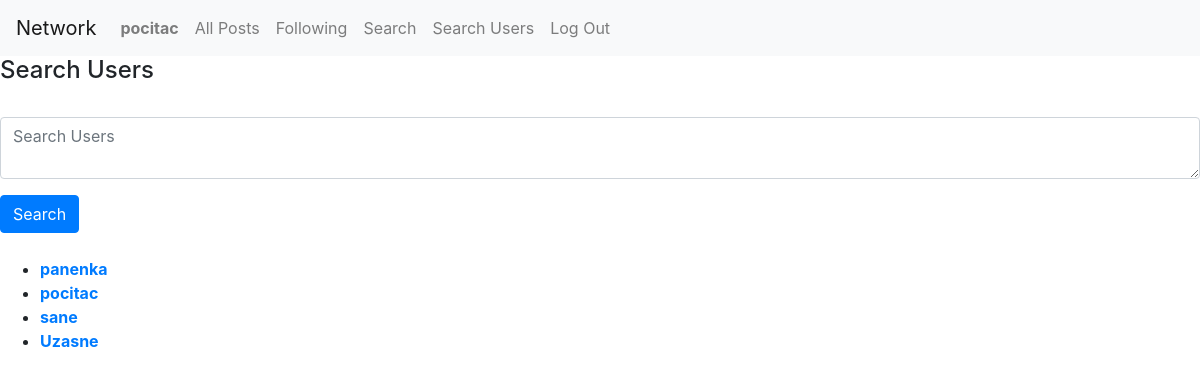
Page /users_page (signed in) on the earlier database version.
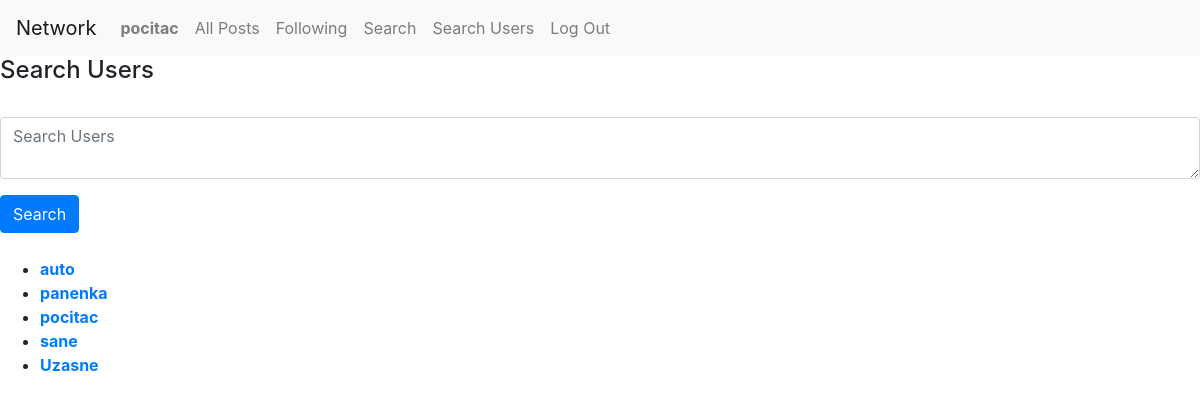
Same page on the later database version.
### network/models.py (models this page shows)
class User(AbstractUser):
    followers = models.ManyToManyField("self", symmetrical=False)

### network/views.py (the view)
# urls.py: path("users_page", views.users_page, name='users_page')
def users_page(request):
    query = request.GET.get('new_search', '')
    if query:
        users = User.objects.filter(username__icontains=query).annotate(
            lower_username=Lower('username')
        ).order_by('lower_username')
    else:
        users = User.objects.all().annotate(
            lower_username=Lower('username')
        ).order_by('lower_username')
    return render(request, 'network/users_page.html', {'users': users, 'query': query})

### network/templates/network/users_page.html
{% extends "network/layout.html" %}
{% block body %}
<h4 id="search">Search Users</h4>
<br>
<form action="{% url 'users_page' %}" method="get">
    <div class="form-group">
        <textarea autofocus class="form-control" type="text" name="new_search" placeholder="Search Users">{{ query }}</textarea>
    </div>
    <input class="btn btn-primary" type="submit" value="Search">
</form>
<br>
{% if users %}
    <ul class="user-list">
        {% for user in users %}
            <li class="user-item">
                <a href="{% url 'profile' user.username %}"><strong class="post_author">{{ user.username }}</strong></a>
            </li>
        {% endfor %}
    </ul>
{% else %}
    <h3 id="no_user">No user found</h3>
{% endif %}
{% endblock %}

### network/templates/network/layout.html (shortened to what this page needs)
{% load static %}
<!DOCTYPE html>
<html lang="en">
    <head>
        <link rel="stylesheet" href="https://stackpath.bootstrapcdn.com/bootstrap/4.4.1/css/bootstrap.min.css">
        <link href="{% static 'network/styles.css' %}" rel="stylesheet">
    </head>
    <body>
        <nav class="navbar navbar-expand-lg navbar-light bg-light">
            <a class="navbar-brand" href="#">Network</a>
            <div>
              <ul class="navbar-nav mr-auto">
                {% if user.is_authenticated %}
                    <li class="nav-item">
                        <a class="nav-link" href="{% url 'profile' user.username %}"><strong>{{ user.username }}</strong></a>
                    </li>
                {% endif %}
                <li class="nav-item">
                  <a class="nav-link" href="{% url 'index' %}">All Posts</a>
                </li>
                {% if user.is_authenticated %}
                    <li class="nav-item">
                        <a id="following_id" class="nav-link" href="{% url 'following_page' %}">Following</a>
                    </li>
                    <li class="nav-item">
                        <a id="search_id" class="nav-link" href="{% url 'search_page' %}">Search</a>
                    </li>
                    <li class="nav-item">
                        <a id="users_page_id" class="nav-link" href="{% url 'users_page' %}">Search Users</a>
                    </li>
                    <li class="nav-item">
                        <a id="log_out_id" class="nav-link" href="{% url 'logout' %}">Log Out</a>
                    </li>
                {% endif %}
              </ul>
            </div>
          </nav>
        <div class="body">
            {% block body %}
            {% endblock %}
        </div>
    </body>
</html>

Differences in the rows shown:
added User: username "auto"
